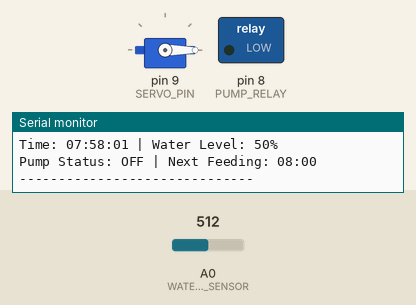
Recording of a sketch running on a simulated Arduino Uno, built with avr-gcc and run on an emulated ATmega328P. Shown: servo, switched loads named in the sketch (green lamp = pin HIGH), the last lines printed to the serial monitor. The test bench sets the inputs (shaded band); at power-on: A0 (WATER_LEVEL_SENSOR) = 512. The local clock reads 2024-03-15 10:24:30 at power-on unless the sketch sets it.

Above: at 1.2 s.
1.3 s: A0 (WATER_LEVEL_SENSOR) set to 317
4.3 s: A0 (WATER_LEVEL_SENSOR) set to 286
At 5.2 s:
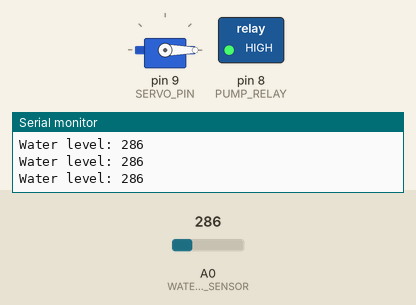
Timing chart, 0 to 7.3 s (numbered marks = the images above; inputs shaded):
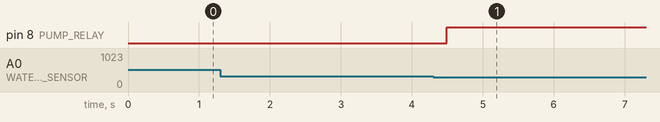

Measured:
- the behaviour switches between 300 and 299 on A0 (WATER_LEVEL_SENSOR) (found by bisection; images 0 and 1)
- after the input at 4.3 s, pin 8 (PUMP_RELAY): LOW → HIGH after 0.19 s

The sketch:

food.ino
```cpp
#include <Wire.h>
#include <RTClib.h>
#include <Servo.h>

#define WATER_LEVEL_SENSOR A0
#define PUMP_RELAY 8
#define SERVO_PIN 9
#define FEEDER_OPEN_ANGLE 180
#define FEEDER_CLOSED_ANGLE 0

#define WATER_LEVEL_THRESHOLD 300
#define FEEDING_DURATION 3000

RTC_DS1307 rtc;
Servo feederServo;

const int feedingHours[] = {8, 16};
const int feedingMinutes[] = {0, 0};

bool pumpActive = false;
unsigned long pumpStartTime = 0;
const unsigned long pumpMaxRuntime = 10000;
unsigned long lastFeedingTime = 0;
bool fedToday[2] = {false, false};

void setup() {
  Serial.begin(9600);

  if (!rtc.begin()) {
    Serial.println("Couldn't find RTC");
    while (1);
  }

  rtc.adjust(DateTime(2025, 4, 28, 7, 58, 0));

  feederServo.attach(SERVO_PIN);
  feederServo.write(FEEDER_CLOSED_ANGLE);

  pinMode(PUMP_RELAY, OUTPUT);
  digitalWrite(PUMP_RELAY, LOW);

  Serial.println("Chicken Coop System Starting");
}

void loop() {
  DateTime now = rtc.now();

  checkFeedingSchedule(now);

  checkWaterLevel();

  updateSerialStatus(now);

  delay(200);
}

void checkFeedingSchedule(DateTime now) {
  for (int i = 0; i < sizeof(feedingHours)/sizeof(feedingHours[0]); i++) {
    if (now.hour() == feedingHours[i] && now.minute() == feedingMinutes[i] && !fedToday[i]) {
      activateFeeder();

      fedToday[i] = true;

      lastFeedingTime = millis();

      Serial.print("Feeding #");
      Serial.print(i+1);
      Serial.println(" activated!");
    }

    if ((now.hour() > feedingHours[i]) ||
        (now.hour() == feedingHours[i] && now.minute() > feedingMinutes[i] + 1)) {
      if (fedToday[i]) {
        fedToday[i] = false;
        Serial.print("Reset feeding flag for slot ");
        Serial.println(i+1);
      }
    }
  }
}

void activateFeeder() {
  feederServo.write(FEEDER_OPEN_ANGLE);

  Serial.println("Feeding Time! Dispensing Food");

  delay(FEEDING_DURATION);

  feederServo.write(FEEDER_CLOSED_ANGLE);
}

void checkWaterLevel() {
  int waterLevel = analogRead(WATER_LEVEL_SENSOR);

  Serial.print("Water level: ");
  Serial.println(waterLevel);

  if (waterLevel < WATER_LEVEL_THRESHOLD) {
    if (!pumpActive) {
      digitalWrite(PUMP_RELAY, HIGH);
      pumpActive = true;
      pumpStartTime = millis();
      Serial.println("Water level low. Pump activated.");
    }
  } else {
    if (pumpActive) {
      digitalWrite(PUMP_RELAY, LOW);
      pumpActive = false;
      Serial.println("Water level sufficient. Pump deactivated.");
    }
  }

  if (pumpActive && (millis() - pumpStartTime > pumpMaxRuntime)) {
    digitalWrite(PUMP_RELAY, LOW);
    pumpActive = false;
    Serial.println("Pump timeout for safety. Check water supply!");
  }
}

void updateSerialStatus(DateTime now) {
  static unsigned long lastStatusUpdate = 0;
  if (millis() - lastStatusUpdate < 1000) return;
  lastStatusUpdate = millis();

  int waterLevel = analogRead(WATER_LEVEL_SENSOR);
  int waterPercent = map(waterLevel, 0, 1023, 0, 100);

  char timeStr[20];
  sprintf(timeStr, "%02d:%02d:%02d", now.hour(), now.minute(), now.second());

  Serial.print("Time: ");
  Serial.print(timeStr);
  Serial.print(" | Water Level: ");
  Serial.print(waterPercent);
  Serial.println("%");

  if (pumpActive) {
    Serial.println("Pump Status: ON");
  } else {
    Serial.print("Pump Status: OFF | Next Feeding: ");

    int nextFeedingIndex = -1;
    for (int i = 0; i < sizeof(feedingHours)/sizeof(feedingHours[0]); i++) {
      if (now.hour() < feedingHours[i] ||
         (now.hour() == feedingHours[i] && now.minute() < feedingMinutes[i])) {
        nextFeedingIndex = i;
        break;
      }
    }

    if (nextFeedingIndex == -1) {
      nextFeedingIndex = 0;
    }

    char feedTimeStr[6];
    sprintf(feedTimeStr, "%02d:%02d", feedingHours[nextFeedingIndex], feedingMinutes[nextFeedingIndex]);
    Serial.println(feedTimeStr);
  }

  Serial.println("------------------------------");
}
```
